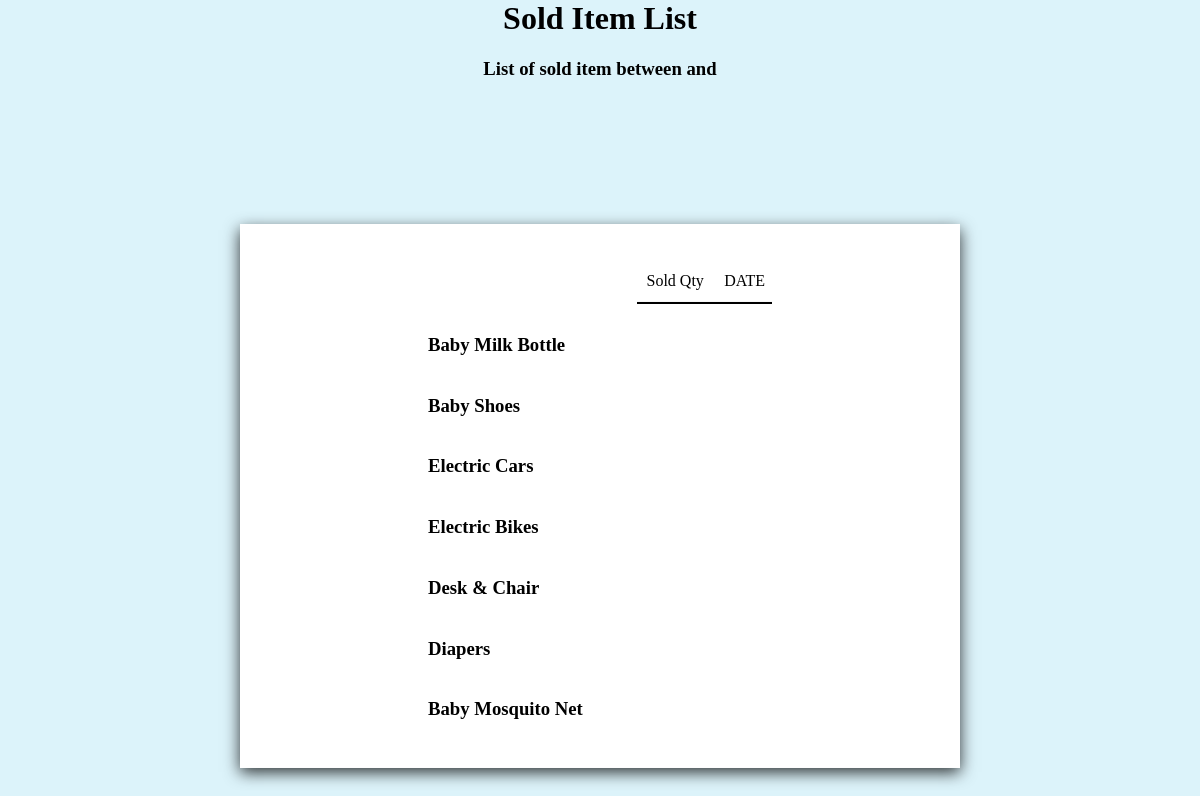
Page /manager/sold_result.php (signed in) on the committed database.
### tables this page shows
CREATE TABLE IF NOT EXISTS `category` (
  `category_id` int(10) NOT NULL,
  `category_name` varchar(50) NOT NULL,
  `supplier_name` varchar(50) NOT NULL,
  PRIMARY KEY (`category_id`)
);

### manager/sold_result.php (the view, shortened to what this page needs)
<?php require_once('connection.php'); ?>
<?php
	$items="SELECT * FROM category";
	$result=mysqli_query($con,$items);
?>
<html>
<head>
	<link rel="stylesheet" href="inbox_css.css" type="text/css">
	<link rel="stylesheet" href="avail_css.css" type="text/css">
</head>
<body bgcolor="#dcf3fa">
	<div class="container">
		<h1 align="center" class="topic"> Sold Item List </h1>
		<?php
			echo " <h3 align=center> List of sold item between "  .$start.  "  and  "  .$end.  "</h3> ";
		?>
		<div class="report1">
			<table border="0" width="50%" align="center" class="report_table">
				<tr>
					<td></td>
					<td align="center">Sold Qty</td>
					<td align="center">DATE</td>
				</tr>
				<tr>
					<td></td>
					<td colspan="2"><hr color="black"></td>
				</tr>
			<?php
				while($row=mysqli_fetch_assoc($result)){
				$cata=$row['category_name'];
				echo '<tr>
						<td>
							<h3>'
								.$cata.
							'</h3>
						</td>
					  </tr>';
			}
			?>
		</table>
		</div>
	</div>
</body>
</html>

### manager/inbox_css.css (style rules this page uses)
body { margin:0; padding:0; background-size:cover; background-position:center; }

### manager/avail_css.css (style rules this page uses)
.report_table { width: 50%; margin-top: 5%; }
.report1 { width:60%; color:white; background-color: white; top:62%; left:50%; position:absolute; transform:translate(-50%,-50%); box-sizing:border-box; font-size:18px; padding:10px; box-shadow:0 5px 15px rgba(0,0,0,.8 ); }

### rows in the picture
category: category_name "Baby Milk Bottle"
category: category_name "Baby Shoes"
category: category_name "Electric Cars"
category: category_name "Electric Bikes"
category: category_name "Desk & Chair"
category: category_name "Diapers"
category: category_name "Baby Mosquito Net"
